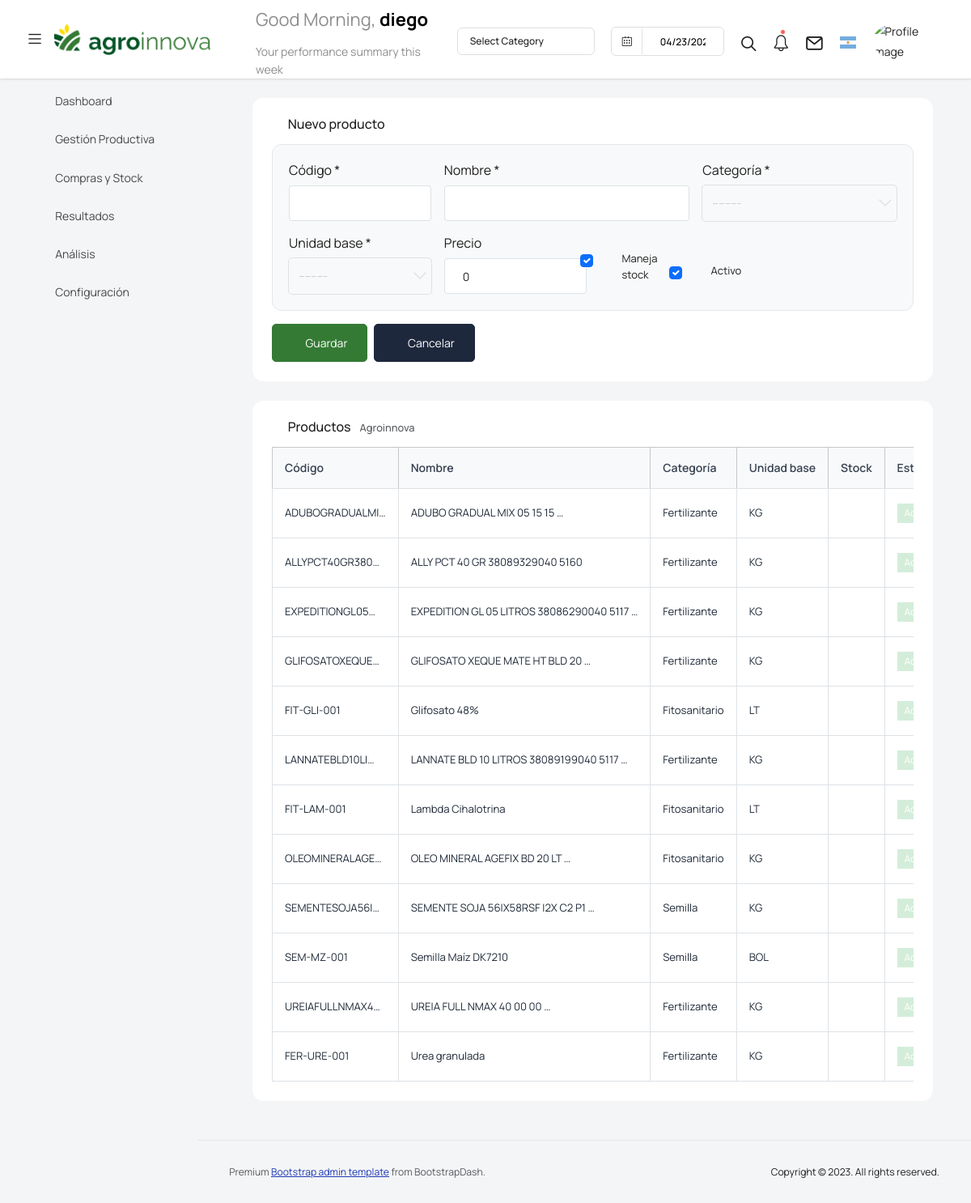
/productos/ (signed in), run on an earlier commit of the app's database.
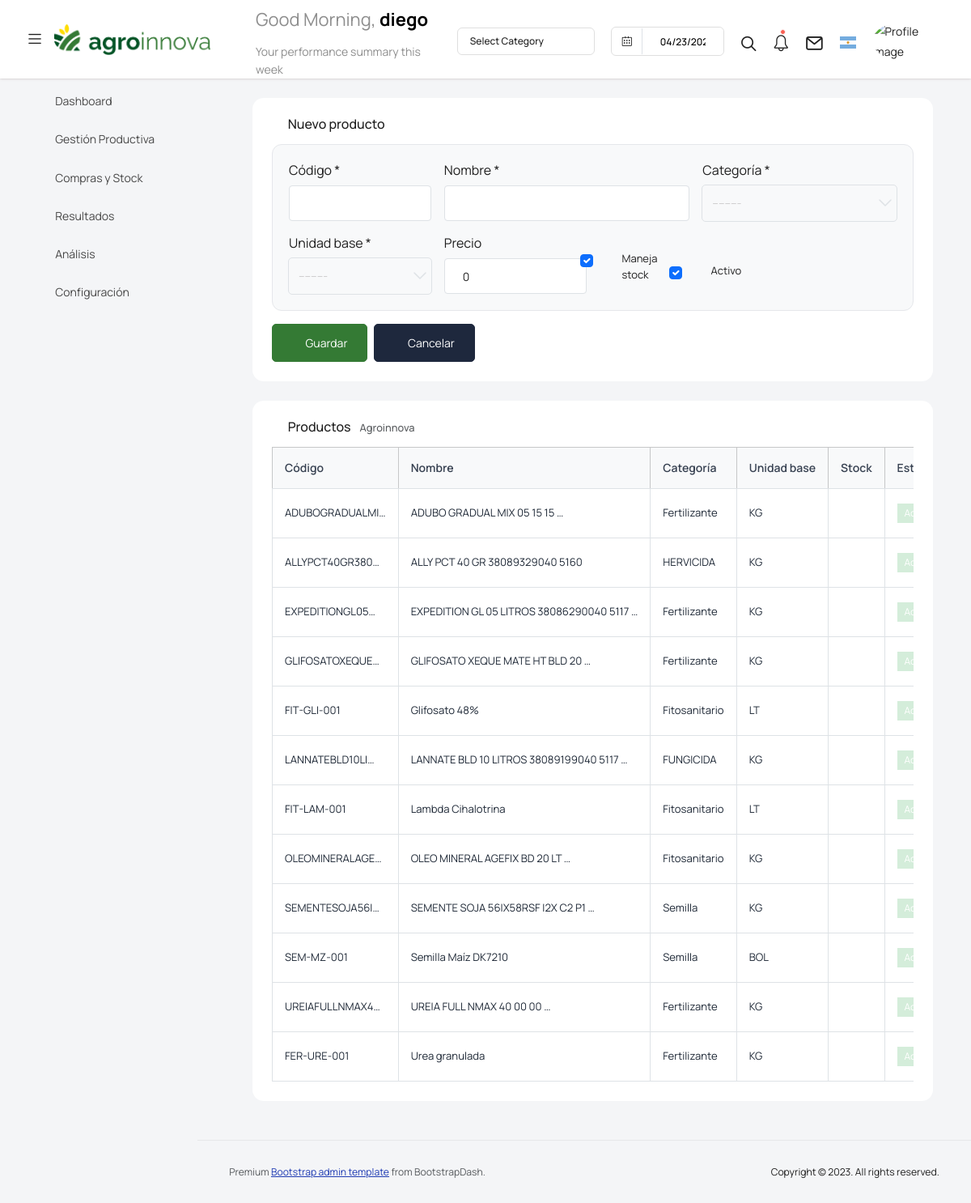
And on a later commit of the database.
### gestion_agro/models.py (models this page shows, shortened)
class Producto(models.Model):
    empresa = models.ForeignKey(Empresa, on_delete=models.CASCADE, related_name="productos")
    codigo = models.CharField(max_length=50, verbose_name=_("Código"))
    nombre = models.CharField(max_length=255, verbose_name=_("Nombre"))
    categoria = models.ForeignKey(CategoriaProducto, on_delete=models.PROTECT, related_name="productos", verbose_name=_("Categoría"))
    unidad_base = models.ForeignKey(Unidad, on_delete=models.PROTECT, related_name="productos_unidad_base", verbose_name=_("Unidad base"))
    presentacion_defualt = models.ForeignKey("PresentacionProducto", on_delete=models.SET_NULL, null=True, blank=True, related_name="productos_presentacion_default", verbose_name=_("Presentación default"))
    precio = models.DecimalField(max_digits=18, decimal_places=4, default=0, verbose_name=_("Precio"))
    maneja_stock = models.BooleanField(default=True, verbose_name=_("Maneja stock"))
    activo = models.BooleanField(default=True, verbose_name=_("Activo"))
    producto_final = models.BooleanField(default=False, verbose_name=_("Producto final (cosecha)"))
    class Meta:
        verbose_name = _("Producto")
        verbose_name_plural = _("Productos")
        ordering = ["nombre"]
        constraints = [
            models.UniqueConstraint(fields=["empresa", "codigo"], name="uq_producto_empresa_codigo")
        ]

class CategoriaProducto(models.Model):
    codigo = models.CharField(max_length=10, unique=True, verbose_name=_("Código"))
    nombre = models.CharField(max_length=100, verbose_name=_("Nombre"))
    es_semilla = models.BooleanField(default=False, verbose_name=_("Es semilla"))
    class Meta:
        verbose_name = _("Categoría de producto")
        verbose_name_plural = _("Categorías de producto")
    def __str__(self):
        return self.nombre

### agro/models.py (models this page shows)
class Unidad(models.Model):
    nombre = models.CharField(max_length=50, verbose_name=_("Nombre"))
    abreviatura = models.CharField(max_length=10, verbose_name=_("Abreviatura"))
    factor_a_base = models.DecimalField(max_digits=10, decimal_places=6, verbose_name=_("Factor a unidad base"))
    class Meta:
        verbose_name = _("Unidad")
        verbose_name_plural = _("Unidades")
    def __str__(self):
        return self.abreviatura

### gestion_agro/views.py (the view)
# urls.py: path('productos/', vista_producto, name='vista_producto'),
@login_required
def vista_producto(request):
    empresa = request.user.profile.empresa
    productos = Producto.objects.filter(empresa=empresa).select_related("categoria", "unidad_base")
    if request.method == 'POST':
        form = ProductoForm(request.POST)
        if form.is_valid():
            producto = form.save(commit=False)
            producto.empresa = empresa
            producto.save()
            messages.success(request, _("Producto guardado correctamente."))
            return redirect('vista_producto')
    else:
        form = ProductoForm()
    return render(request, 'vista_producto.html', {'form': form, 'productos': productos, 'empresa': empresa})

### gestion_agro/forms.py
class ProductoForm(BaseForm):
    class Meta:
        model = Producto
        fields = ["codigo", "nombre", "categoria", "unidad_base", "precio", "maneja_stock", "activo"]
    def __init__(self, *args, **kwargs):
        super().__init__(*args, **kwargs)
        self.fields["maneja_stock"].widget.attrs["class"] = "form-check-input"
        self.fields["activo"].widget.attrs["class"] = "form-check-input"

### templates/vista_producto.html (shortened to what the changed rows need)
{% extends 'base.html' %}
{% load i18n %}
{% load static %}
{% block content %}
<div class="container-fluid">
    <div class="upload-card">
        <div class="col-lg-12 grid-margin stretch-card">
            <div class="card">
                <div class="card-body">
                    <div class="table-responsive">
                        <table class="table table-bordered align-middle mb-0">
                            <thead class="table-light">
                                <tr>
                                    <th>{% translate "Código" %}</th>
                                    <th>{% translate "Nombre" %}</th>
                                    <th>{% translate "Categoría" %}</th>
                                    <th>{% translate "Unidad base" %}</th>
                                    <th>{% translate "Stock" %}</th>
                                    <th>{% translate "Estado" %}</th>
                                </tr>
                            </thead>
                            <tbody>
                                {% for prod in productos %}
                                <tr style="cursor:pointer;" onclick="window.location.href='{% url 'editar_producto' prod.id %}'">
                                    <td>{{ prod.codigo|truncatechars:15 }}</td>
                                    <td>{{ prod.nombre|truncatewords:6 }}</td>
                                    <td>{{ prod.categoria }}</td>
                                    <td>{{ prod.unidad_base }}</td>
                                    <td class="text-center">
                                        {% if prod.maneja_stock %}
                                            <i class="mdi mdi-check-circle text-success"></i>
                                        {% else %}
                                            <i class="mdi mdi-minus-circle text-muted"></i>
                                        {% endif %}
                                    </td>
                                    <td class="text-center">
                                        {% if prod.activo %}
                                            <span class="badge badge-activo">{% translate "Activo" %}</span>
                                        {% else %}
                                            <span class="badge badge-inactivo">{% translate "Inactivo" %}</span>
                                        {% endif %}
                                    </td>
                                </tr>
                                {% empty %}
                                <tr>
                                    <td colspan="7" class="text-center text-muted py-4">
                                        {% translate "No hay productos cargados." %}
                                    </td>
                                </tr>
                                {% endfor %}
                            </tbody>
                        </table>
                    </div>
                </div>
            </div>
        </div>
    </div>
</div>
{% endblock %}

What changed in the data, as far as the page shows it:
changed Producto "ALLY PCT 40 GR 38089329040 5160": categoria "Fertilizante" → "HERVICIDA"
changed Producto "LANNATEBLD10LI…": categoria "Fertilizante" → "FUNGICIDA"
